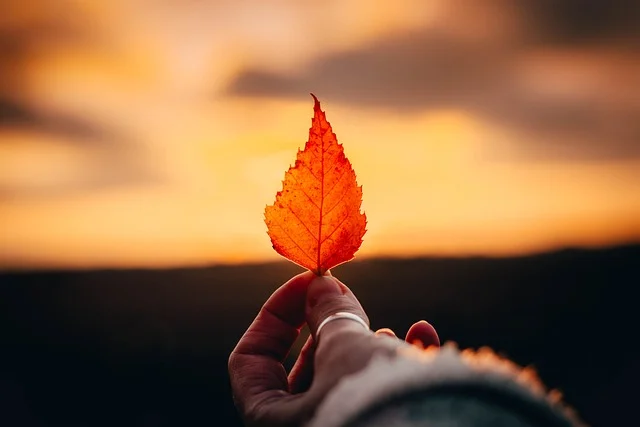
#> input picture leaf.png, 640 x 427 px, found by its file name
$ python q5.py
#> lines starting #> are read from the running program, lines starting #| are printed output that depends on the picture
import cv2
image_path = "../IMAGES/WEEK1_IMAGES/leaf.png"
img = cv2.imread(image_path)
#> img is the input picture: shape (427, 640, 3); mean B, G, R 65.4, 101.4, 145.9
width, height = 640, 480
resized_img = cv2.resize(img, (width, height))
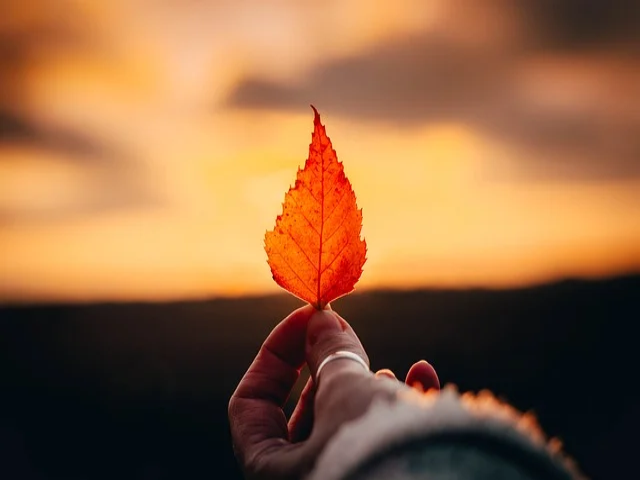
#> resized_img: shape (480, 640, 3); mean B, G, R 65.4, 101.3, 145.9
cv2.imshow('Original Image', img)
cv2.imshow('Resized Image', resized_img)
k = cv2.waitKey(0)
#> (key q is pressed here)
if(k == ord("q")):
    cv2.destroyAllWindows()
